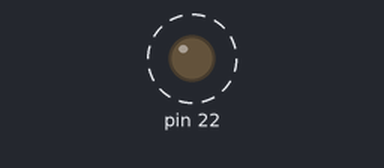
This sketch was run on a simulated Arduino Mega 2560, built with avr-gcc and run on an emulated ATmega2560. Shown: output pins drawn as LEDs (lit = HIGH). Dashed ring = blinking.

Above: at 0.4 s.
Timing chart, 0 to 4.6 s (numbered marks = the images above):
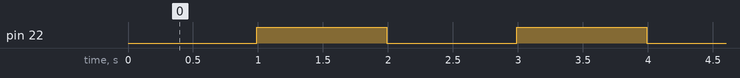

Measured:
- by itself, pin 22: alternates HIGH for 1.0 s and LOW for 1.0 s

The sketch:

Lista_5a.ino
```cpp
unsigned char i = 0;
bool is_on = false;

void setup() {
  // inout
  DDRA  |= 0b00000001; // 22 out
  PORTA &= 0b11111110; // 22 low

  // timer
  TCCR0A = 0b00000010; // no pwm
  TCCR0B = 0b00000101; // 1024 prescaler
                       // CTC mode
  OCR0A  = 124;        // count to 124
}

void loop() {
  if (TIFR0 & (0b00000010)) {
    TIFR0 |= 0b00000010;
    if (++i == 125) { // count to 124 125 times ()
      if (is_on) {
        PORTA &= 0b11111110;
        is_on = false;
      } else {
        PORTA |= 0b00000001;
        is_on = true;
      }
      i = 0;
    }
  }
}
```
